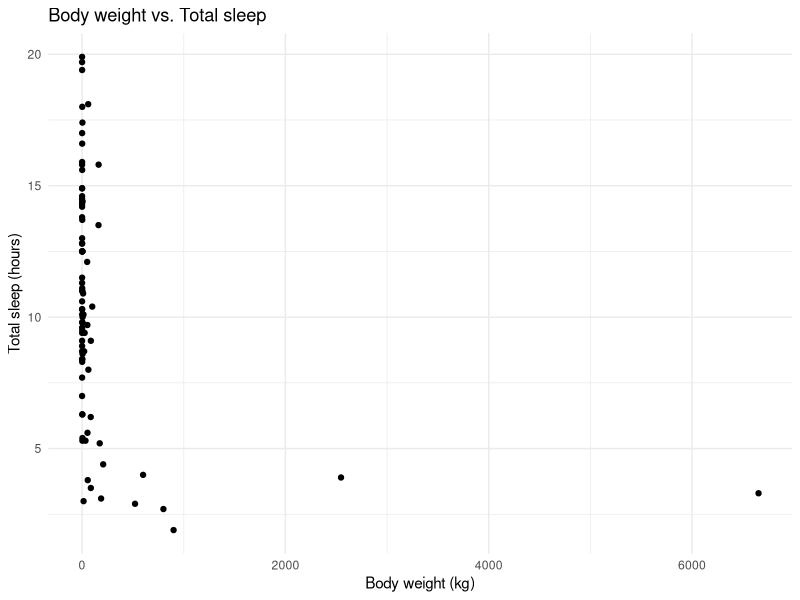

Here is the R script that generated this plot: (Note: this script raises an error after producing the figure.)
library(ggplot2)
data(msleep)
class(msleep)
print(head(msleep))
ggplot(msleep, aes(x = bodywt, y = sleep_total)) +
  geom_point() +
  labs(x = "Body weight (kg)", y = "Total sleep (hours)", title = "Body weight vs. Total sleep") +
  theme_minimal()
geni<-msleep %>% select(genus)%>%distinct()%>%unlist
print(geni)
orders<-msleep %>% select(order)%>%distinct()%>%unlist
print(orders)
primates<-msleep %>% filter(order=="Primates")
print(primates)
print(nrow(primates))
print(class(primates))
print(head(primates))
primate_sleep<-primates%>%select(sleep_total)%>%unlist%>%mean
#print(mean(primate_sleep))
primate_sleep
primate_sleep_sum <- msleep %>% 
  filter(order == "Primates") %>% 
  summarise(total_sleep = mean(sleep_total, na.rm = TRUE))

primate_sleep_sum


